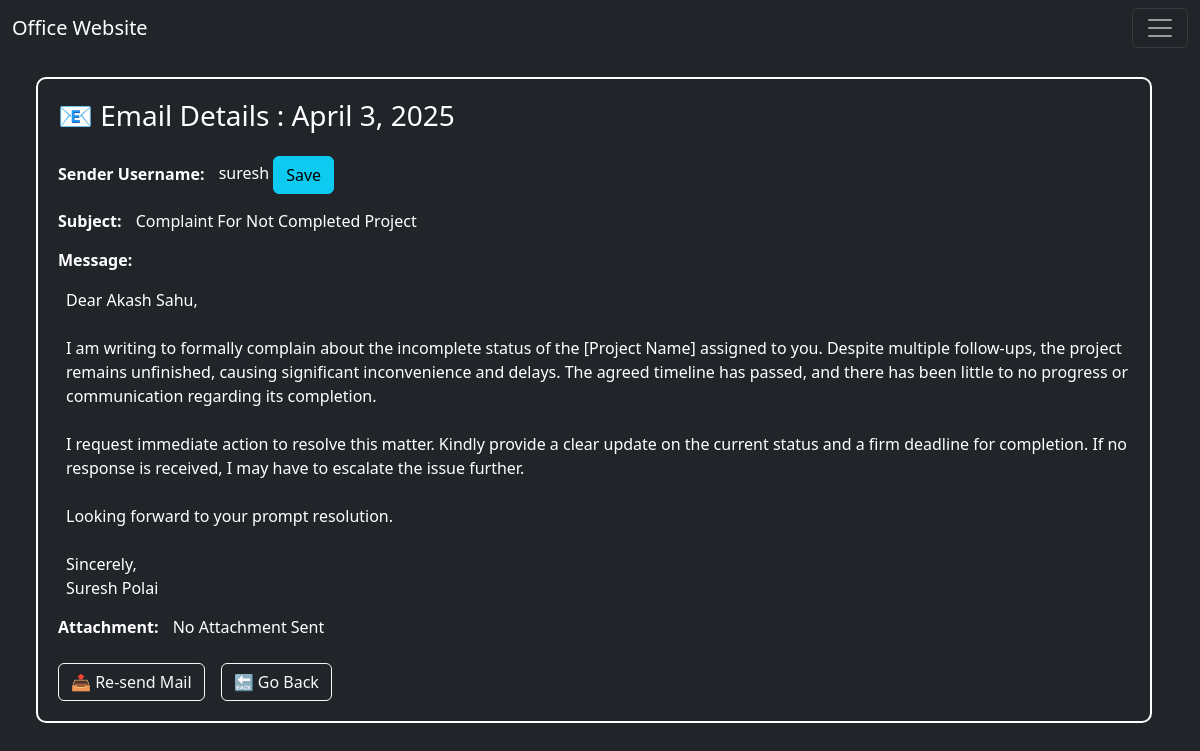
Page /mail-open/4/1/ on the earlier database version.
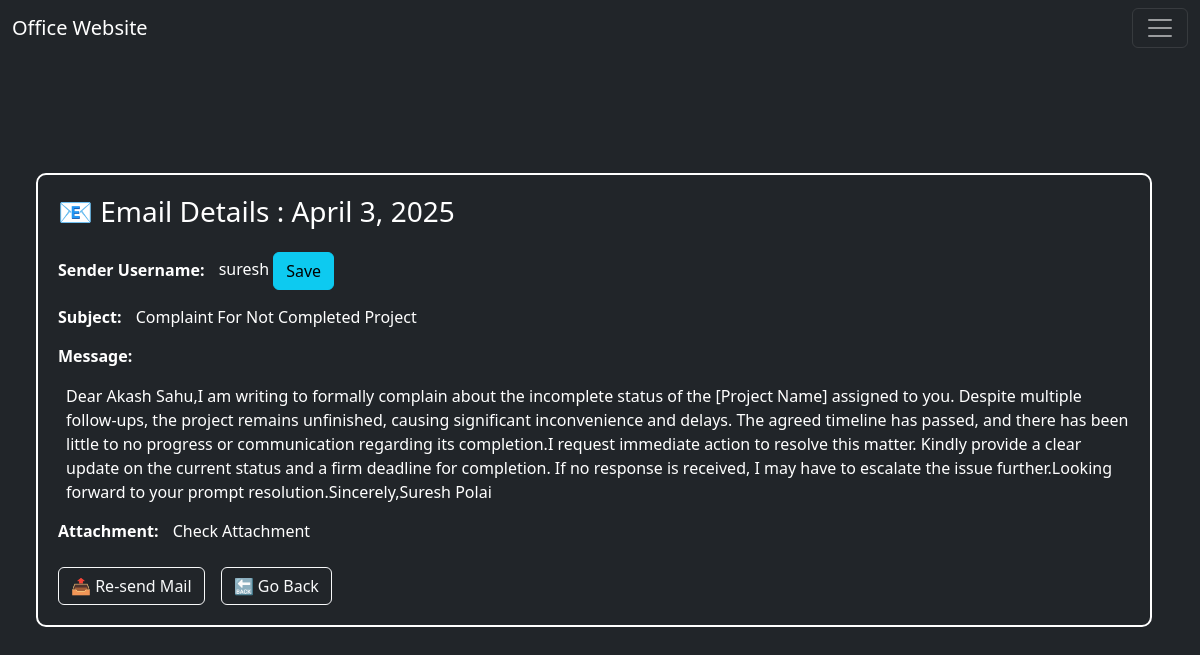
Same page on the later database version.
### home/models.py (models this page shows, shortened)
class Mail(models.Model):
    names = models.ForeignKey(User, on_delete=models.CASCADE)
    user_name = models.CharField(max_length=500)
    subject = models.CharField(max_length=1000)
    text = models.CharField(max_length=5000)
    files = models.FileField(upload_to='pdf/', blank=True, null=True)
    text_time = models.DateField(default=timezone.now)

### home/views.py (the view)
# urls.py: path('mail-open/<int:mail_id>/<int:Page_Check>/', views.MailOpenPageFunction, name='MailOpen'),
def MailOpenPageFunction(request, mail_id, Page_Check):
    MailData = Mail.objects.get(id = mail_id)
    checkData = SaveDatasM.objects.all().values()
    c1 = 0
    for cd in checkData:
        if cd['id'] == MailData.id:
            c1 += 1
    if c1 == 1:
        pass
    Check_Name = ''
    if Page_Check == 1:
        Check_Name = 'Sender'
    elif Page_Check == 2:
        Check_Name = 'Reciver'
    context = {
        'Check_Name' : Check_Name,
        'mailData' : MailData,
    }
    return render(request, 'MailOpenPage.html', context)

### templates/MailOpenPage.html (shortened to what this page needs)
{% extends 'base.html' %}
{% block body %}
<div style="width: 99vw; height: 100vh; display: flex; justify-content: center; align-items: center; overflow: auto;">
    <div class="container my-5">
        <div class="email-card">
          <h3 class="mb-4">📧 Email Details : {{ mailData.text_time }}</h3>
          <div class="email-info">
            {% if Check_Name == 'Sender' %}
                <span class="email-label">Sender Username:</span> {{ mailData.user_name }} <a href="{% url 'SaveMail' mailData.id %}" class="btn btn-info">Save</a>
            {% elif Check_Name == 'Reciver' %}
                <span class="email-label">Reciver Username:</span> {{ mailData.names }}
            {% endif %}
          </div>
          <div class="email-info">
            <span class="email-label">Subject:</span> {{ mailData.subject }}
          </div>
          <div class="email-info">
            <span class="email-label">Message:</span><br>
            <div class="ms-2 mt-3">
                <span style="white-space: pre-line;">{{ mailData.text }}</span>
            </div>
          </div>
          <div class="email-info">
            {% if mailData.files %}
                <span class="email-label">Attachment:</span> <a class="a-none" href="/media/{{ mailData.files }}" target="_blank">Check Attachment</a>
            {% else %}
                <span class="email-label">Attachment:</span> No Attachment Sent
            {% endif %}
          </div>
          <div class="d-flex gap-3 mt-4">
            {% if Check_Name == 'Sender' %}
              <a href="{% url 'DirectMessage' mailData.user_name Check_Name %}" class="btn btn-outline-light">📤 Re-send Mail</a>
            {% endif %}
            {% if Check_Name == 'Sender' %}
              <a href="{% url 'mail' %}" class="btn btn-outline-light">🔙 Go Back</a>
            {% elif Check_Name == 'Reciver' %}
              <a href="{% url 'sendUs' %}" class="btn btn-outline-light">🔙 Go Back</a>
            {% endif %}
          </div>
        </div>
    </div>
</div>
{% endblock %}

### templates/base.html (shortened to what this page needs)
<!DOCTYPE html>
<html lang="en">
<head>
    <link href="https://cdn.jsdelivr.net/npm/bootstrap@5.3.3/dist/css/bootstrap.min.css" rel="stylesheet">
</head>
<body class="bg-dark">
    {% include 'navbar.html' %}
      {% block body %}
      {% endblock %}
</body>
</html>

### templates/navbar.html (shortened to what this page needs)
<nav class="navbar navbar-dark bg-dark fixed-top">
    <div class="container-fluid">
      <a class="navbar-brand" href="{% url 'home' %}">Office Website</a>
      <button class="navbar-toggler" type="button" data-bs-toggle="offcanvas" data-bs-target="#offcanvasDarkNavbar" aria-controls="offcanvasDarkNavbar" aria-label="Toggle navigation">
        <span class="navbar-toggler-icon"></span>
      </button>
    </div>
  </nav>

### templates/MailOpenPage.html (style rules this page uses)
.email-card { border: 2px solid white; color: white; border-radius: 10px; padding: 20px; }
.email-info { margin-bottom: 15px; }
.email-label { font-weight: bold; margin-right: 10px; }
.a-none { color: white; text-decoration: none; }

Differences in the rows shown:
changed Mail "suresh": text "Dear Akash Sahu, I am writing to formally complain about the incomplete status of the [Project Name] assigned to you. Despite multiple follow-ups, the project remains unfinished, causing significant inconvenience and delays. The agreed timeline has passed, and there has been little to no progress or communication regarding its completion. I request immediate action to resolve this matter. Kindly provide a clear update on the current status and a firm deadline for completion. If no response is received, I may have to escalate the issue further. Looking forward to your prompt resolution. Sincerely, Suresh Polai" → "Dear Akash Sahu,I am writing to formally complain about the incomplete status of the [Project Name] assigned to you. Despite multiple follow-ups, the project remains unfinished, causing significant inconvenience and delays. The agreed timeline has passed, and there has been little to no progress or communication regarding its completion.I request immediate action to resolve this matter. Kindly provide a clear update on the current status and a firm deadline for completion. If no response is received, I may have to escalate the issue further.Looking forward to your prompt resolution.Sincerely,Suresh Polai"; files empty → "pdf/Suresh_Polai_2.pdf" (drawn)
Other differences:
text no longer shown: "No Attachment Sent"
text now shown: "Check Attachment"
